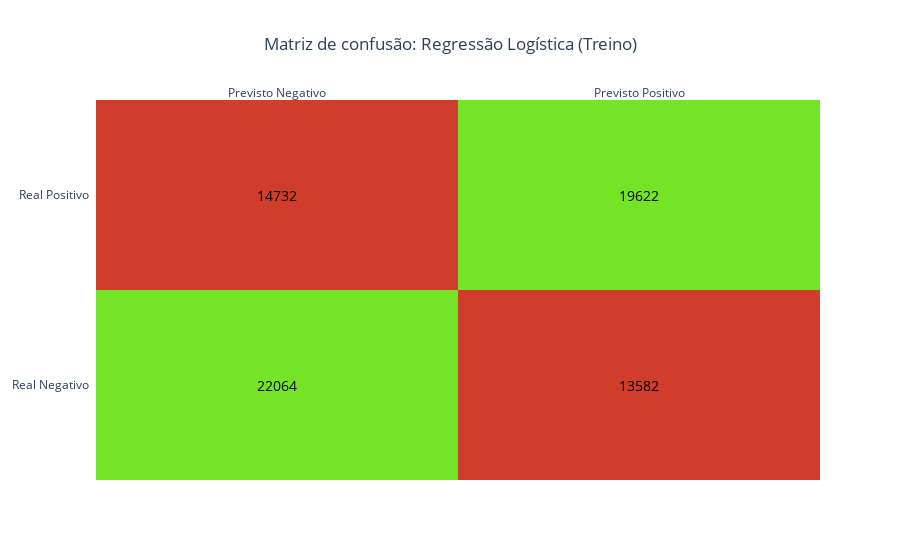

The cell this chart's notebook holds for it:
### Code cell
plot_matrix(matriz_confusao_log_treino, 'Regressão Logística', 'Treino')

### Figure 1 — Plotly figure (JSON) as saved in the notebook; plotly's stock layout.template omitted (floating-point values rounded to 4 significant figures)
{"data": [{"colorscale": [[0, "#d03d2a"], [1, "#73e526"]], "reversescale": false, "showscale": false, "type": "heatmap", "x": ["Previsto Negativo", "Previsto Positivo"], "y": ["Real Negativo", "Real Positivo"], "z": [[1, 0], [0, 1]]}], "layout": {"annotations": [{"font": {"color": "black", "size": 14}, "showarrow": false, "text": "22064", "x": "Previsto Negativo", "xref": "x", "y": "Real Negativo", "yref": "y"}, {"font": {"color": "black", "size": 14}, "showarrow": false, "text": "13582", "x": "Previsto Positivo", "xref": "x", "y": "Real Negativo", "yref": "y"}, {"font": {"color": "black", "size": 14}, "showarrow": false, "text": "14732", "x": "Previsto Negativo", "xref": "x", "y": "Real Positivo", "yref": "y"}, {"font": {"color": "black", "size": 14}, "showarrow": false, "text": "19622", "x": "Previsto Positivo", "xref": "x", "y": "Real Positivo", "yref": "y"}], "title": {"text": "Matriz de confusão: Regressão Logística (Treino)", "x": 0.5}, "xaxis": {"dtick": 1, "gridcolor": "rgb(0, 0, 0)", "side": "top", "ticks": ""}, "yaxis": {"dtick": 1, "ticks": "", "ticksuffix": "  "}}}
